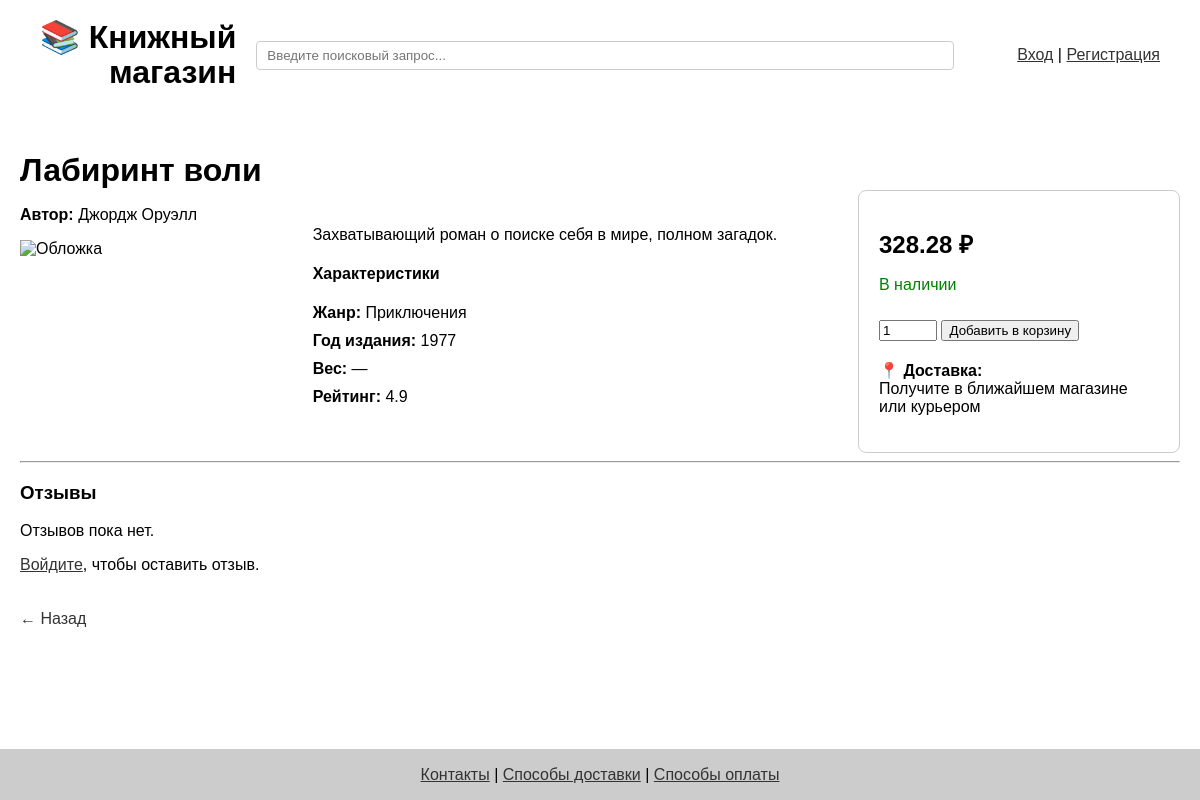
The page /book/41 on the database its author committed.
### app/models.py (models this page shows)
class Book(db.Model):
    id = db.Column(db.Integer, primary_key=True)
    title = db.Column(db.String(120))
    author = db.Column(db.String(120))
    year = db.Column(db.Integer)
    price = db.Column(db.Float)
    genre = db.Column(db.String(100))
    category = db.Column(db.String(100))
    cover = db.Column(db.String(255))
    description = db.Column(db.Text)
    rating = db.Column(db.Float)

### app/routes.py (the view, shortened to what this page needs)
@app.route('/book/<int:book_id>', methods=['GET', 'POST'])
def book_detail(book_id):
    book = Book.query.get_or_404(book_id)
    reviews = Review.query.filter_by(book_id=book_id).all()
    prev = request.args.get('prev') or request.form.get('prev') or url_for('index')
    return render_template('book_detail.html', book=book, reviews=reviews, prev=prev)

### app/routes.py (called while the page is built)
@app.context_processor
def inject_genres():
    return dict(genres=[g[0] for g in db.session.query(Book.genre).distinct() if g[0]])

### app/templates/book_detail.html (shortened to what this page needs)
{% extends 'base.html' %}
{% block content %}
{% set back_url = prev or url_for('index') %}
<h1 style="margin-bottom: 1px;">{{ book.title }}</h1>
<div style="display: flex; flex-wrap: wrap; justify-content: space-between; align-items: flex-start; gap: 20px;">
    <div style="flex: 1; min-width: 220px;">
        <p><strong>Автор:</strong> {{ book.author }}</p>
        <img src="https://media.istockphoto.com/id/162833278/nl/foto/blank-book.jpg?s=612x612&w=0&k=20&c=C-kb218UqFZ_ZdWg8ILDDcXDwpmYzwghnew_7VWZwm4="
             alt="Обложка" style="width: 100%; height: auto; max-width: 300px; margin-bottom: 15px;">
    </div>
    <div style="flex: 2; min-width: 300px; padding: 20px; text-align: left;">
        <p>{{ book.description }}</p>
        <h4>Характеристики</h4>
        <ul style="list-style: none; padding-left: 0;">
            <li><strong>Жанр:</strong> {{ book.genre or '—' }}</li>
            <li><strong>Год издания:</strong> {{ book.year }}</li>
            <li><strong>Вес:</strong> {{ book.weight or '—' }}</li>
            <li><strong>Рейтинг:</strong> {{ book.rating }}</li>
        </ul>
    </div>
    <div style="flex: 0 0 280px; border: 1px solid #ccc; padding: 20px; border-radius: 8px;">
        <p><strong style="font-size: 24px;">{{ book.price }} ₽</strong></p>
        <p><span style="color: green;">В наличии</span></p>
        <form action="{{ url_for('add_to_cart', book_id=book.id) }}" method="post">
            <input type="number" name="quantity" value="1" min="1" style="width: 50px;">
            <button type="submit" style="margin-top: 10px;">Добавить в корзину</button>
        </form>
        <p style="margin-top: 20px;">📍 <strong>Доставка:</strong><br>Получите в ближайшем магазине или курьером</p>
    </div>
</div>
<hr>
<h3>Отзывы</h3>
{% if reviews %}
    <ul style="list-style: none; padding-left: 0;">
        {% for review in reviews %}
            <li><strong>{{ review.user.first_name }}</strong>: {{ review.text }} (Оценка: {{ review.rating }}/5)</li>
        {% endfor %}
    </ul>
{% else %}
    <p>Отзывов пока нет.</p>
{% endif %}
{% if current_user.is_authenticated %}
    <form method="post" action="{{ url_for('book_detail', book_id=book.id) }}" style="margin-top: 20px;">
        <input type="hidden" name="form_type" value="review">
        <input type="hidden" name="prev" value="{{ prev }}">
        <label>Оценка:
            <select name="rating">
                {% for r in range(1, 6) %}
                    <option value="{{ r }}">{{ r }}</option>
                {% endfor %}
            </select>
        </label><br><br>
        <label>Комментарий:<br>
            <textarea name="text" required rows="4" cols="40"></textarea>
        </label><br><br>
        <button type="submit">Оставить отзыв</button>
    </form>
{% else %}
    <p><a href="{{ url_for('login') }}">Войдите</a>, чтобы оставить отзыв.</p>
{% endif %}
{% set back_url = prev or request.referrer or url_for('index') %}
<a href="{{ back_url }}" style="display: inline-block; margin-top: 20px; text-decoration: none;">← Назад</a>
    <br>
    <br>
    <br>
    <br>
{% endblock %}

### app/templates/base.html (style rules this page uses)
html, body { height: 100%; margin: 0; padding: 0; font-family: sans-serif; }
ul li { margin-bottom: 10px; }
a { color: #333; }

### rows shown on the page
Book: title "Лабиринт воли", author "Джордж Оруэлл", description "Захватывающий роман о поиске себя в мире, полном загадок.", genre "Приключения", year "1977", rating "4.9", price "328.28"

### other values the page prints
{{ book.weight or '—' }} "—"
